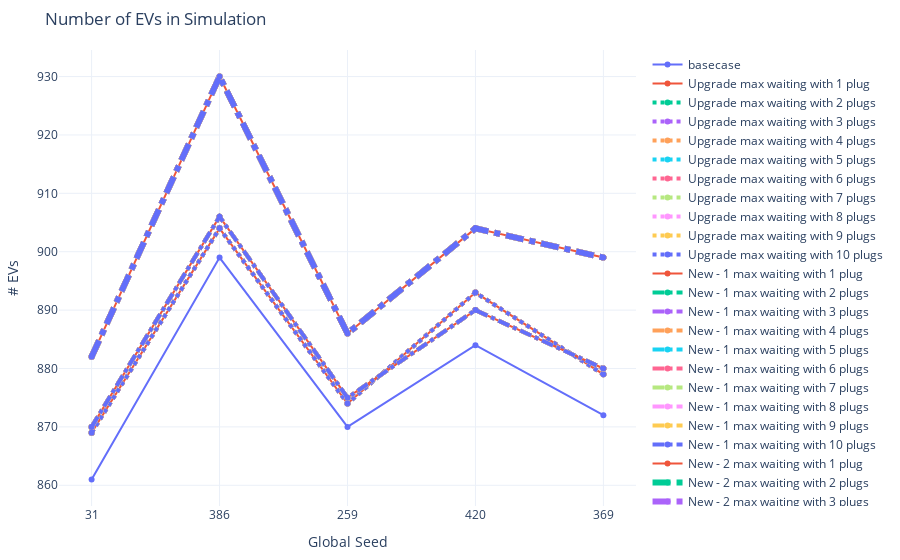

The notebook cell this image was saved under:
### Markdown cell above
#### 5.1 Vehicle Counts

### Code cell
# EVs in simulation
fig = go.Figure()
fig.add_trace(go.Scatter(x=seeds, y=count_stats[(671 <= count_stats['analysis_id']) & (count_stats['analysis_id']<= 675)].sort_values('analysis_id')['sim_count'],
                    mode='lines+markers',
                    name='basecase'))
fig.add_trace(go.Scatter(x=seeds, y=count_stats[(676 <= count_stats['analysis_id']) & (count_stats['analysis_id']<= 680)].sort_values('analysis_id')['sim_count'],
                    mode='lines+markers',
                    name='Upgrade max waiting with 1 plug'))
fig.add_trace(go.Scatter(x=seeds, y=count_stats[(681 <= count_stats['analysis_id']) & (count_stats['analysis_id']<= 685)].sort_values('analysis_id')['sim_count'],
                    mode='lines+markers',
                    name='Upgrade max waiting with 2 plugs', line=dict(width=4, dash='dot')))
fig.add_trace(go.Scatter(x=seeds, y=count_stats[(686 <= count_stats['analysis_id']) & (count_stats['analysis_id']<= 690)].sort_values('analysis_id')['sim_count'],
                    mode='lines+markers',
                    name='Upgrade max waiting with 3 plugs', line=dict(width=4, dash='dot')))
fig.add_trace(go.Scatter(x=seeds, y=count_stats[(691 <= count_stats['analysis_id']) & (count_stats['analysis_id']<= 695)].sort_values('analysis_id')['sim_count'],
                    mode='lines+markers',
                    name='Upgrade max waiting with 4 plugs', line=dict(width=4, dash='dot')))
fig.add_trace(go.Scatter(x=seeds, y=count_stats[(696 <= count_stats['analysis_id']) & (count_stats['analysis_id']<= 700)].sort_values('analysis_id')['sim_count'],
                    mode='lines+markers',
                    name='Upgrade max waiting with 5 plugs', line=dict(width=4, dash='dot')))
fig.add_trace(go.Scatter(x=seeds, y=count_stats[(701 <= count_stats['analysis_id']) & (count_stats['analysis_id']<= 705)].sort_values('analysis_id')['sim_count'],
                    mode='lines+markers',
                    name='Upgrade max waiting with 6 plugs', line=dict(width=4, dash='dot')))
fig.add_trace(go.Scatter(x=seeds, y=count_stats[(706 <= count_stats['analysis_id']) & (count_stats['analysis_id']<= 710)].sort_values('analysis_id')['sim_count'],
                    mode='lines+markers',
                    name='Upgrade max waiting with 7 plugs', line=dict(width=4, dash='dot')))
fig.add_trace(go.Scatter(x=seeds, y=count_stats[(711 <= count_stats['analysis_id']) & (count_stats['analysis_id']<= 715)].sort_values('analysis_id')['sim_count'],
                    mode='lines+markers',
                    name='Upgrade max waiting with 8 plugs', line=dict(width=4, dash='dot')))
fig.add_trace(go.Scatter(x=seeds, y=count_stats[(716 <= count_stats['analysis_id']) & (count_stats['analysis_id']<= 720)].sort_values('analysis_id')['sim_count'],
                    mode='lines+markers',
                    name='Upgrade max waiting with 9 plugs', line=dict(width=4, dash='dot')))
fig.add_trace(go.Scatter(x=seeds, y=count_stats[(721 <= count_stats['analysis_id']) & (count_stats['analysis_id']<= 725)].sort_values('analysis_id')['sim_count'],
                    mode='lines+markers',
                    name='Upgrade max waiting with 10 plugs', line=dict(width=4, dash='dot')))

## New - 1
fig.add_trace(go.Scatter(x=seeds, y=count_stats[(726 <= count_stats['analysis_id']) & (count_stats['analysis_id']<= 730)].sort_values('analysis_id')['sim_count'],
                    mode='lines+markers',
                    name='New - 1 max waiting with 1 plug'))
fig.add_trace(go.Scatter(x=seeds, y=count_stats[(731 <= count_stats['analysis_id']) & (count_stats['analysis_id']<= 735)].sort_values('analysis_id')['sim_count'],
                    mode='lines+markers',
                    name='New - 1 max waiting with 2 plugs', line=dict(width=4, dash='dashdot')))
fig.add_trace(go.Scatter(x=seeds, y=count_stats[(736 <= count_stats['analysis_id']) & (count_stats['analysis_id']<= 740)].sort_values('analysis_id')['sim_count'],
                    mode='lines+markers',
                    name='New - 1 max waiting with 3 plugs', line=dict(width=4, dash='dashdot')))
fig.add_trace(go.Scatter(x=seeds, y=count_stats[(741 <= count_stats['analysis_id']) & (count_stats['analysis_id']<= 745)].sort_values('analysis_id')['sim_count'],
                    mode='lines+markers',
                    name='New - 1 max waiting with 4 plugs', line=dict(width=4, dash='dashdot')))
fig.add_trace(go.Scatter(x=seeds, y=count_stats[(746 <= count_stats['analysis_id']) & (count_stats['analysis_id']<= 750)].sort_values('analysis_id')['sim_count'],
                    mode='lines+markers',
                    name='New - 1 max waiting with 5 plugs', line=dict(width=4, dash='dashdot')))
fig.add_trace(go.Scatter(x=seeds, y=count_stats[(751 <= count_stats['analysis_id']) & (count_stats['analysis_id']<= 755)].sort_values('analysis_id')['sim_count'],
                    mode='lines+markers',
                    name='New - 1 max waiting with 6 plugs', line=dict(width=4, dash='dashdot')))
fig.add_trace(go.Scatter(x=seeds, y=count_stats[(756 <= count_stats['analysis_id']) & (count_stats['analysis_id']<= 760)].sort_values('analysis_id')['sim_count'],
                    mode='lines+markers',
                    name='New - 1 max waiting with 7 plugs', line=dict(width=4, dash='dashdot')))
fig.add_trace(go.Scatter(x=seeds, y=count_stats[(761 <= count_stats['analysis_id']) & (count_stats['analysis_id']<= 765)].sort_values('analysis_id')['sim_count'],
                    mode='lines+markers',
                    name='New - 1 max waiting with 8 plugs', line=dict(width=4, dash='dashdot')))
fig.add_trace(go.Scatter(x=seeds, y=count_stats[(766 <= count_stats['analysis_id']) & (count_stats['analysis_id']<= 770)].sort_values('analysis_id')['sim_count'],
                    mode='lines+markers',
                    name='New - 1 max waiting with 9 plugs', line=dict(width=4, dash='dashdot')))
fig.add_trace(go.Scatter(x=seeds, y=count_stats[(771 <= count_stats['analysis_id']) & (count_stats['analysis_id']<= 775)].sort_values('analysis_id')['sim_count'],
                    mode='lines+markers',
                    name='New - 1 max waiting with 10 plugs', line=dict(width=4, dash='dashdot')))

## New - 2
fig.add_trace(go.Scatter(x=seeds, y=count_stats[(776 <= count_stats['analysis_id']) & (count_stats['analysis_id']<= 780)].sort_values('analysis_id')['sim_count'],
                    mode='lines+markers',
                    name='New - 2 max waiting with 1 plug'))
fig.add_trace(go.Scatter(x=seeds, y=count_stats[(781 <= count_stats['analysis_id']) & (count_stats['analysis_id']<= 785)].sort_values('analysis_id')['sim_count'],
                    mode='lines+markers',
                    name='New - 2 max waiting with 2 plugs', line=dict(width=6, dash='dashdot')))
fig.add_trace(go.Scatter(x=seeds, y=count_stats[(786 <= count_stats['analysis_id']) & (count_stats['analysis_id']<= 790)].sort_values('analysis_id')['sim_count'],
                    mode='lines+markers',
                    name='New - 2 max waiting with 3 plugs', line=dict(width=6, dash='dashdot')))
fig.add_trace(go.Scatter(x=seeds, y=count_stats[(791 <= count_stats['analysis_id']) & (count_stats['analysis_id']<= 795)].sort_values('analysis_id')['sim_count'],
                    mode='lines+markers',
                    name='New - 2 max waiting with 4 plugs', line=dict(width=6, dash='dashdot')))
fig.add_trace(go.Scatter(x=seeds, y=count_stats[(796 <= count_stats['analysis_id']) & (count_stats['analysis_id']<= 800)].sort_values('analysis_id')['sim_count'],
                    mode='lines+markers',
                    name='New - 2 max waiting with 5 plugs', line=dict(width=6, dash='dashdot')))
fig.add_trace(go.Scatter(x=seeds, y=count_stats[(801 <= count_stats['analysis_id']) & (count_stats['analysis_id']<= 805)].sort_values('analysis_id')['sim_count'],
                    mode='lines+markers',
                    name='New - 2 max waiting with 6 plugs', line=dict(width=6, dash='dashdot')))
fig.add_trace(go.Scatter(x=seeds, y=count_stats[(806 <= count_stats['analysis_id']) & (count_stats['analysis_id']<= 810)].sort_values('analysis_id')['sim_count'],
                    mode='lines+markers',
                    name='New - 2 max waiting with 7 plugs', line=dict(width=6, dash='dashdot')))
fig.add_trace(go.Scatter(x=seeds, y=count_stats[(811 <= count_stats['analysis_id']) & (count_stats['analysis_id']<= 815)].sort_values('analysis_id')['sim_count'],
                    mode='lines+markers',
                    name='New - 2 max waiting with 8 plugs', line=dict(width=6, dash='dashdot')))
fig.add_trace(go.Scatter(x=seeds, y=count_stats[(816 <= count_stats['analysis_id']) & (count_stats['analysis_id']<= 820)].sort_values('analysis_id')['sim_count'],
                    mode='lines+markers',
                    name='New - 2 max waiting with 9 plugs', line=dict(width=6, dash='dashdot')))
fig.add_trace(go.Scatter(x=seeds, y=count_stats[(821 <= count_stats['analysis_id']) & (count_stats['analysis_id']<= 825)].sort_values('analysis_id')['sim_count'],
                    mode='lines+markers',
                    name='New - 2 max waiting with 10 plugs', line=dict(width=6, dash='dashdot')))

fig.update_xaxes(type='category')
fig.update_layout(margin=dict(l=20, r=20, t=50, b=20), uniformtext_minsize=8, uniformtext_mode='hide', template='plotly_white', title_text = 'Number of EVs in Simulation',
        showlegend = True, yaxis_title="# EVs", 
                  xaxis_title="Global Seed", )
fig.show()

### Figure 1 — Plotly figure (JSON) as saved in the notebook; plotly's stock layout.template omitted (floating-point values rounded to 4 significant figures)
{"data": [{"mode": "lines+markers", "name": "basecase", "type": "scatter", "x": ["31", "386", "259", "420", "369"], "y": [861, 899, 870, 884, 872]}, {"mode": "lines+markers", "name": "Upgrade max waiting with 1 plug", "type": "scatter", "x": ["31", "386", "259", "420", "369"], "y": [869, 904, 874, 893, 879]}, {"line": {"dash": "dot", "width": 4}, "mode": "lines+markers", "name": "Upgrade max waiting with 2 plugs", "type": "scatter", "x": ["31", "386", "259", "420", "369"], "y": [869, 904, 874, 893, 879]}, {"line": {"dash": "dot", "width": 4}, "mode": "lines+markers", "name": "Upgrade max waiting with 3 plugs", "type": "scatter", "x": ["31", "386", "259", "420", "369"], "y": [869, 904, 874, 893, 879]}, {"line": {"dash": "dot", "width": 4}, "mode": "lines+markers", "name": "Upgrade max waiting with 4 plugs", "type": "scatter", "x": ["31", "386", "259", "420", "369"], "y": [869, 904, 874, 893, 879]}, {"line": {"dash": "dot", "width": 4}, "mode": "lines+markers", "name": "Upgrade max waiting with 5 plugs", "type": "scatter", "x": ["31", "386", "259", "420", "369"], "y": [869, 904, 874, 893, 879]}, {"line": {"dash": "dot", "width": 4}, "mode": "lines+markers", "name": "Upgrade max waiting with 6 plugs", "type": "scatter", "x": ["31", "386", "259", "420", "369"], "y": [869, 904, 874, 893, 879]}, {"line": {"dash": "dot", "width": 4}, "mode": "lines+markers", "name": "Upgrade max waiting with 7 plugs", "type": "scatter", "x": ["31", "386", "259", "420", "369"], "y": [869, 904, 874, 893, 879]}, {"line": {"dash": "dot", "width": 4}, "mode": "lines+markers", "name": "Upgrade max waiting with 8 plugs", "type": "scatter", "x": ["31", "386", "259", "420", "369"], "y": [869, 904, 874, 893, 879]}, {"line": {"dash": "dot", "width": 4}, "mode": "lines+markers", "name": "Upgrade max waiting with 9 plugs", "type": "scatter", "x": ["31", "386", "259", "420", "369"], "y": [869, 904, 874, 893, 879]}, {"line": {"dash": "dot", "width": 4}, "mode": "lines+markers", "name": "Upgrade max waiting with 10 plugs", "type": "scatter", "x": ["31", "386", "259", "420", "369"], "y": [869, 904, 874, 893, 879]}, {"mode": "lines+markers", "name": "New - 1 max waiting with 1 plug", "type": "scatter", "x": ["31", "386", "259", "420", "369"], "y": [870, 906, 875, 890, 880]}, {"line": {"dash": "dashdot", "width": 4}, "mode": "lines+markers", "name": "New - 1 max waiting with 2 plugs", "type": "scatter", "x": ["31", "386", "259", "420", "369"], "y": [870, 906, 875, 890, 880]}, {"line": {"dash": "dashdot", "width": 4}, "mode": "lines+markers", "name": "New - 1 max waiting with 3 plugs", "type": "scatter", "x": ["31", "386", "259", "420", "369"], "y": [870, 906, 875, 890, 880]}, {"line": {"dash": "dashdot", "width": 4}, "mode": "lines+markers", "name": "New - 1 max waiting with 4 plugs", "type": "scatter", "x": ["31", "386", "259", "420", "369"], "y": [870, 906, 875, 890, 880]}, {"line": {"dash": "dashdot", "width": 4}, "mode": "lines+markers", "name": "New - 1 max waiting with 5 plugs", "type": "scatter", "x": ["31", "386", "259", "420", "369"], "y": [870, 906, 875, 890, 880]}, {"line": {"dash": "dashdot", "width": 4}, "mode": "lines+markers", "name": "New - 1 max waiting with 6 plugs", "type": "scatter", "x": ["31", "386", "259", "420", "369"], "y": [870, 906, 875, 890, 880]}, {"line": {"dash": "dashdot", "width": 4}, "mode": "lines+markers", "name": "New - 1 max waiting with 7 plugs", "type": "scatter", "x": ["31", "386", "259", "420", "369"], "y": [870, 906, 875, 890, 880]}, {"line": {"dash": "dashdot", "width": 4}, "mode": "lines+markers", "name": "New - 1 max waiting with 8 plugs", "type": "scatter", "x": ["31", "386", "259", "420", "369"], "y": [870, 906, 875, 890, 880]}, {"line": {"dash": "dashdot", "width": 4}, "mode": "lines+markers", "name": "New - 1 max waiting with 9 plugs", "type": "scatter", "x": ["31", "386", "259", "420", "369"], "y": [870, 906, 875, 890, 880]}, {"line": {"dash": "dashdot", "width": 4}, "mode": "lines+markers", "name": "New - 1 max waiting with 10 plugs", "type": "scatter", "x": ["31", "386", "259", "420", "369"], "y": [870, 906, 875, 890, 880]}, {"mode": "lines+markers", "name": "New - 2 max waiting with 1 plug", "type": "scatter", "x": ["31", "386", "259", "420", "369"], "y": [882, 930, 886, 904, 899]}, {"line": {"dash": "dashdot", "width": 6}, "mode": "lines+markers", "name": "New - 2 max waiting with 2 plugs", "type": "scatter", "x": ["31", "386", "259", "420", "369"], "y": [882, 930, 886, 904, 899]}, {"line": {"dash": "dashdot", "width": 6}, "mode": "lines+markers", "name": "New - 2 max waiting with 3 plugs", "type": "scatter", "x": ["31", "386", "259", "420", "369"], "y": [882, 930, 886, 904, 899]}, {"line": {"dash": "dashdot", "width": 6}, "mode": "lines+markers", "name": "New - 2 max waiting with 4 plugs", "type": "scatter", "x": ["31", "386", "259", "420", "369"], "y": [882, 930, 886, 904, 899]}, {"line": {"dash": "dashdot", "width": 6}, "mode": "lines+markers", "name": "New - 2 max waiting with 5 plugs", "type": "scatter", "x": ["31", "386", "259", "420", "369"], "y": [882, 930, 886, 904, 899]}, {"line": {"dash": "dashdot", "width": 6}, "mode": "lines+markers", "name": "New - 2 max waiting with 6 plugs", "type": "scatter", "x": ["31", "386", "259", "420", "369"], "y": [882, 930, 886, 904, 899]}, {"line": {"dash": "dashdot", "width": 6}, "mode": "lines+markers", "name": "New - 2 max waiting with 7 plugs", "type": "scatter", "x": ["31", "386", "259", "420", "369"], "y": [882, 930, 886, 904, 899]}, {"line": {"dash": "dashdot", "width": 6}, "mode": "lines+markers", "name": "New - 2 max waiting with 8 plugs", "type": "scatter", "x": ["31", "386", "259", "420", "369"], "y": [882, 930, 886, 904, 899]}, {"line": {"dash": "dashdot", "width": 6}, "mode": "lines+markers", "name": "New - 2 max waiting with 9 plugs", "type": "scatter", "x": ["31", "386", "259", "420", "369"], "y": [882, 930, 886, 904, 899]}, {"line": {"dash": "dashdot", "width": 6}, "mode": "lines+markers", "name": "New - 2 max waiting with 10 plugs", "type": "scatter", "x": ["31", "386", "259", "420", "369"], "y": [882, 930, 886, 904, 899]}], "layout": {"autosize": true, "margin": {"b": 20, "l": 20, "r": 20, "t": 50}, "showlegend": true, "title": {"text": "Number of EVs in Simulation"}, "uniformtext": {"minsize": 8, "mode": "hide"}, "xaxis": {"autorange": true, "range": [-0.2436, 4.244], "title": {"text": "Global Seed"}, "type": "category"}, "yaxis": {"autorange": true, "range": [856.2, 934.8], "title": {"text": "# EVs"}, "type": "linear"}}}
